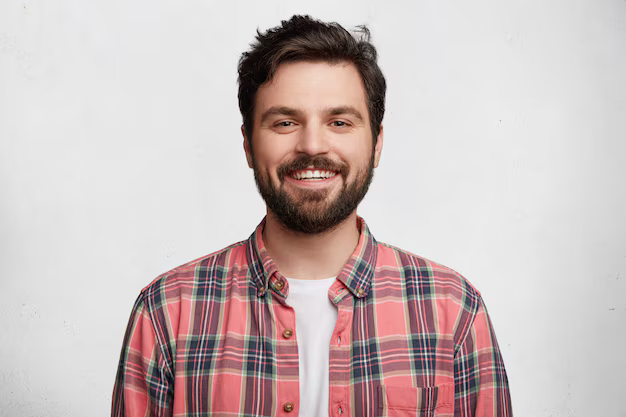
#> input picture Deep Learning/Paper 2 - LatentSync - Lip Sync/person.png, 626 x 417 px, found by its file name
$ jupyter execute --allow-errors 'LatentSync - Lip Sync.ipynb'   (shell and % lines are left out)
#> lines starting #> are read from the running program, lines starting #| are printed output that depends on the picture
# LatentSync: Audio Conditioned Latent Diffusion Models for Lip Sync

This notebook provides a comprehensive summary and a simplified implementation of the paper "LatentSync: Audio Conditioned Latent Diffusion Models for Lip Sync." The paper presents an end-to-end framework to generate lip-synced video frames using latent diffusion models, bypassing intermediate motion representations. This notebook explains the main ideas, discusses important mathematical formulas, and implements a toy diffusion process to illustrate the core concepts.

## Paper Summary

The paper *LatentSync: Audio Conditioned Latent Diffusion Models for Lip Sync* introduces a novel approach for generating lip-synced videos by leveraging latent diffusion models. Traditional methods for lip sync typically rely on intermediate representations—such as motion vectors, facial landmarks, or two-stage generation approaches—to produce the final video. In contrast, LatentSync eliminates the need for such intermediate steps by directly modeling the audio-visual correlation in the latent space using the powerful Stable Diffusion framework.

A key innovation of the paper is the introduction of Temporal Representation Alignment **(TREPA)**, which uses a large-scale self-supervised video model **(VideoMAE-v2)** to extract temporal representations from generated video frames. By aligning these temporal features with those from the ground truth frames, the method ensures high temporal consistency. This is crucial in applications such as dubbing, virtual avatars, and video conferencing, where even small inconsistencies in lip motion can break the realism of the video.

Another challenge addressed in the paper is the convergence issue of SyncNet, a network used to supervise lip-sync accuracy. The authors perform comprehensive ablation studies to understand the factors affecting SyncNet training, including the effects of batch size, number of input frames, and architectural choices. They demonstrate that pixel-space supervision (as opposed to latent space supervision) yields better convergence and lip-sync accuracy.

The training process is divided into two stages. In the first stage, the model is trained to reconstruct latent representations using a simple reconstruction loss, thereby capturing robust visual features from large batches of data. In the second stage, additional losses—including SyncNet loss, LPIPS loss for perceptual quality, and TREPA loss for temporal consistency—are added to fine-tune the model for accurate lip synchronization.

Several key mathematical formulations underpin the approach. For example, one of the central equations describes the denoising step in the latent diffusion process:

$$
\hat{z}_0 = \frac{z_t - \sqrt{1-\bar{\alpha}_t}\,\epsilon_\theta(z_t)}{\sqrt{\bar{\alpha}_t}},
$$

where $z_t$ is the noisy latent variable at time $t$, $\epsilon_\theta(z_t)$ is the predicted noise, and $\bar{\alpha}_t$ represents the cumulative noise schedule. In addition, the overall training loss is defined as a weighted sum of several components, ensuring that the network learns to produce not only visually convincing images but also temporally consistent and accurately lip-synced outputs.

>In summary, the LatentSync framework represents a significant advancement in lip-sync generation by addressing both visual quality and temporal consistency in a unified end-to-end approach. The paper’s insights into training dynamics, particularly regarding SyncNet convergence, provide valuable guidance for future research in diffusion-based generative models. For more details, you can read the original paper [here](https://arxiv.org/abs/2412.09262v1).

## Mathematical Formulations

Here are three of the central mathematical formulas presented in the paper:

1. **Denoising Step:**

   This step estimates the clean latent $\hat{z}_0$ from the noisy latent $z_t$:

   $$
   \hat{z}_0 = \frac{z_t - \sqrt{1-\bar{\alpha}_t}\,\epsilon_\theta(z_t)}{\sqrt{\bar{\alpha}_t}}
   $$

   Here, $\epsilon_\theta(z_t)$ is the model’s prediction of the noise and $\bar{\alpha}_t$ is a cumulative product of noise coefficients.

2. **Simple Reconstruction Loss:**

   The loss that guides the model to predict the added noise correctly is given by:

   $$
   L_{\text{simple}} = \mathbb{E}_{x, A, \epsilon \sim \mathcal{N}(0,1), t}\left[ \|\epsilon - \epsilon_\theta(z_t, t, \tau_\theta(A))\|^2_2 \right]
   $$

3. **Total Loss Function:**

   The overall loss is a combination of several terms:

   $$
   L_{\text{total}} = \lambda_1 L_{\text{simple}} + \lambda_2 L_{\text{sync}} + \lambda_3 L_{\text{lpips}} + \lambda_4 L_{\text{trepa}}
   $$

   Each term is responsible for a different aspect of the training—ensuring reconstruction fidelity, lip-sync accuracy, perceptual quality, and temporal consistency.

## Implementation Overview

In the code cells below, we implement a toy simulation of a latent diffusion process. This simplified example does the following:

- **Noise Addition:** Given a simple latent vector, noise is added gradually according to a noise schedule.
- **Denoising:** A dummy function simulates the model's noise prediction and performs the denoising step using the formula above.
- **Loss Computation:** A simple L2 loss is computed between the true noise and the predicted noise.
- **Visualization:** The notebook plots the original latent, the noisy version, and the denoised estimate. It also shows the loss evolution over diffusion steps.

While this implementation is highly simplified compared to the full LatentSync framework, it demonstrates the core ideas and provides a basis for further experimentation.

[cell 1]
import numpy as np
import matplotlib.pyplot as plt
import math

# Set random seed for reproducibility
np.random.seed(102)

##############################################
# Noise Schedule and Denoising Functions   #
##############################################

def compute_alpha_bar(t, alpha_start=0.9, alpha_end=0.1):
    """Compute the cumulative noise coefficient \(\bar{\alpha}_t\) at time t."""
    return alpha_start * (alpha_end / alpha_start) ** t

def epsilon_theta(z, t):
    """Dummy noise prediction function. In a real model, this would be a neural network."""
    # For simplicity, we return a scaled version of the input noise
    return 0.5 * z

# Denoising step using the formula:
$$ \hat{z}_0 = \frac{z_t - \sqrt{1-\bar{\alpha}_t} \cdot \epsilon_\theta(z_t)}{\sqrt{\bar{\alpha}_t}} $$

[cell 2]
def denoise(z_t, t):
    alpha_bar = compute_alpha_bar(t)
    predicted_noise = epsilon_theta(z_t, t)
    z0_hat = (z_t - math.sqrt(1 - alpha_bar) * predicted_noise) / math.sqrt(alpha_bar)
    return z0_hat

def add_noise(z0, t, noise_level=1.0):
    """Add noise to the latent representation z0 based on time t."""
    alpha_bar = compute_alpha_bar(t)
    noise = np.random.normal(0, noise_level, size=z0.shape)
    z_t = math.sqrt(alpha_bar) * z0 + math.sqrt(1 - alpha_bar) * noise
    return z_t, noise

[cell 3]
##############################################
# Toy Diffusion Process Simulation           #
##############################################

def simulate_diffusion_process(z0, t_steps=10):
    """Simulate the process of adding noise over multiple time steps."""
#> called with z0 = array of shape (50,), t_steps = 100
    zs = []
    noises = []
    z = z0
    for t in np.linspace(0.1, 1.0, t_steps):
        z, noise = add_noise(z, t)
        zs.append(z)
        noises.append(noise)
    return zs, noises

# Define a simple latent vector (for demonstration, a 1D array)
z0 = np.linspace(0, 1, 50)  # a latent representation with 50 points

# Simulate the diffusion process over a number of time steps
t_steps = 100
zs, noises = simulate_diffusion_process(z0, t_steps=t_steps)

# Use the final noisy latent for denoising
t_final = 1.0
z_final_noisy = zs[-1]
z0_hat = denoise(z_final_noisy, t_final)

##############################################
# Visualization of Diffusion Process         #
##############################################

plt.figure(figsize=(12, 6))
plt.plot(z0, label='Original z0', linewidth=2)
plt.plot(z_final_noisy, label='Noisy z_final', linestyle='--')
plt.plot(z0_hat, label='Denoised z0_hat', linestyle=':')
plt.title('Toy Diffusion Process Simulation')
plt.xlabel('Latent Dimension Index')
plt.ylabel('Latent Value')
plt.legend()
plt.show()
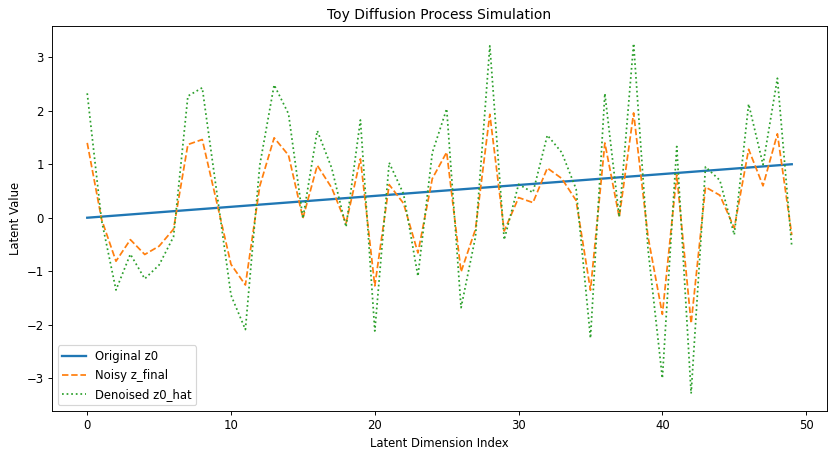
#> figure drawn by matplotlib, 1 panel; curve peaks at x = 49, y = 1; curve peaks at x = 38, y = 1.96; curve peaks at x = 38, y = 3.26

[cell 4]
# Additional experiments: Loss computation and multi-step denoising

def compute_loss(true_noise, z_t, t):
    """Compute a simple L2 loss between the true noise and the predicted noise."""
    pred_noise = epsilon_theta(z_t, t)
    loss = np.mean((true_noise - pred_noise) ** 2)
    return loss

# Compute loss at each diffusion step
losses = []
t_values = np.linspace(0.1, 1.0, t_steps)
for idx, t in enumerate(t_values):
    z_t, true_noise = add_noise(z0, t)
    loss = compute_loss(true_noise, z_t, t)
    losses.append(loss)
    print(f"Step {idx+1}, t={t:.2f}, Loss: {loss:.4f}")

# Plot loss evolution over the diffusion steps
plt.figure(figsize=(10, 4))
plt.plot(t_values, losses, marker='o')
plt.title('Loss over Diffusion Steps')
plt.xlabel('t')
plt.ylabel('Loss')
plt.grid(True)
plt.show()
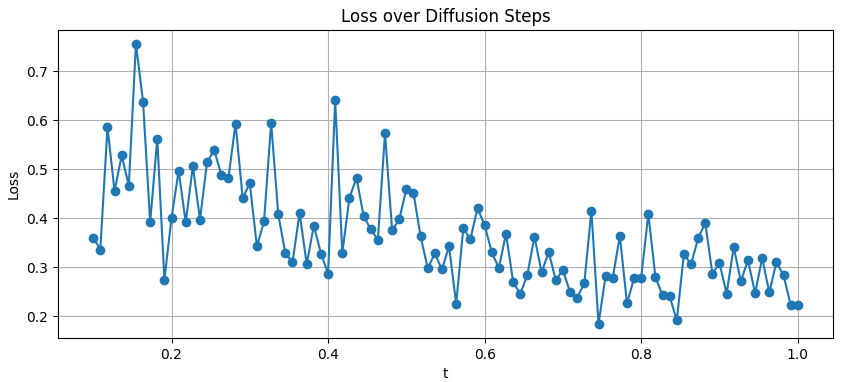
#> figure drawn by matplotlib, 1 panel; curve peaks at x = 0.155, y = 0.756

def multi_step_denoise(z_noisy, t_steps):
    """Perform a multi-step denoising process on the noisy latent representation."""
#> called with z_noisy = array of shape (50,), t_steps = 10
    intermediate_denoised = []
    z = z_noisy
    for t in np.linspace(0.1, 1.0, t_steps):
        z = denoise(z, t)
        intermediate_denoised.append(z)
    return intermediate_denoised

# Apply multi-step denoising to the final noisy latent
intermediate_results = multi_step_denoise(z_final_noisy, t_steps=10)

# Plot intermediate denoising results
plt.figure(figsize=(12, 6))
for i, z_intermediate in enumerate(intermediate_results):
    plt.plot(z_intermediate, label=f'Step {i+1}')
plt.title('Intermediate Denoising Results')
plt.xlabel('Latent Dimension Index')
plt.ylabel('Latent Value')
plt.legend()
plt.show()
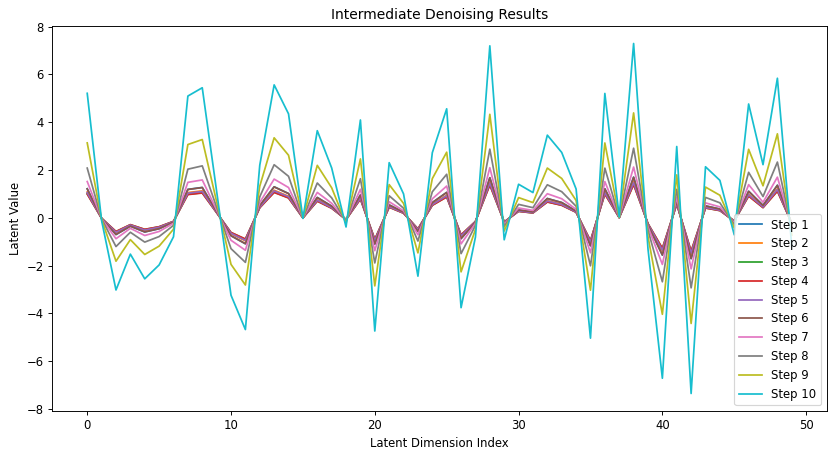
#> figure drawn by matplotlib, 1 panel; curve peaks at x = 38, y = 1.7; curve peaks at x = 38, y = 1.51; curve peaks at x = 38, y = 1.4

[cell 5]
from PIL import Image
import cv2

def load_and_align_image(image_path):
    # Load image using OpenCV or PIL
#> called with image_path = '/content/person.png'
    image = cv2.imread(image_path)
#> image is the input picture: shape (417, 626, 3); mean B, G, R 187.3, 188, 202.4
    image = cv2.cvtColor(image, cv2.COLOR_BGR2RGB)
    return image

face_image = load_and_align_image('/content/person.png')
plt.imshow(face_image)
plt.title("Input Face Image")
plt.axis('off')
plt.show()

[cell 6]
import librosa

def load_audio(audio_path, sr=16000):
    try:
        y, sr = librosa.load(audio_path, sr=sr)
        if y is None or len(y) == 0:
            raise ValueError("Loaded audio signal is empty")
        mel_spec = librosa.feature.melspectrogram(y=y, sr=sr, n_mels=80)
        return y, mel_spec
    except Exception as e:
        print("Error loading audio:", e)
        return None, None

#> (the rest of this cell did not finish here and is left out)

[cell 7]
#!git clone https://github.com/bytedance/LatentSync.git
#%cd LatentSync

### Now to combine them we should follow the instructions on the [Github page](https://github.com/bytedance/LatentSync)

I tried to run it here in Colab but I could not get it to work here.

The idea is to run this code and execute the inference.py, located in scripts folder of LatentSync - LatentSync/scripts/inference.py

Another solution is to run it with Wav2Lip.
I have both solutions below, but they shall be ran outside of Colab (or by someone with more knowledge of Colab :D)

[cell 8]
import subprocess
from IPython.display import Video

def run_latentsync_inference(face_img_path, audio_path,
                             checkpoint_path="/content/LatentSync/checkpoints/latentsync_unet.pt",
                             syncnet_checkpoint_path="/content/LatentSync/checkpoints/latentsync_syncnet.pt",
                             output_path="/content/output_lipsynced_video.mp4",
                             working_dir="/content/LatentSync"):
    command = [
        "python", "scripts/inference.py",
        "--checkpoint_path", checkpoint_path,
        "--syncnet_checkpoint_path", syncnet_checkpoint_path,
        "--face", face_img_path,
        "--audio", audio_path,
        "--outfile", output_path
    ]
    result = subprocess.run(command, capture_output=True, text=True, cwd=working_dir)
    print("STDOUT:\n", result.stdout)
    print("STDERR:\n", result.stderr)
    if result.returncode != 0:
        raise subprocess.CalledProcessError(result.returncode, command, output=result.stdout, stderr=result.stderr)
    return output_path

#> (the rest of this cell did not finish here and is left out)

Here is the second solution

[cell 9]
# Step 1: Clone the repo
%cd Wav2Lip

# Step 2: Download the pretrained checkpoint as per the repository instructions
# You can download the checkpoint manually from the provided link in the repository's README,
# then place it in the 'checkpoints' folder (e.g., 'checkpoints/wav2lip_gan.pth').

# Step 3: Run the Wav2Lip inference using a subprocess call.
import subprocess
from IPython.display import Video

def wav2lip_inference(face_img_path, audio_path, checkpoint_path="checkpoints/wav2lip_gan.pth", output_path="/content/output_lipsynced_video.mp4"):
    """
    Runs the Wav2Lip inference script and returns the path to the generated video.

    face_img_path: Path to the input face image or video.
    audio_path: Path to the input audio file.
    checkpoint_path: Path to the pretrained Wav2Lip checkpoint.
    output_path: Path where the output video will be saved.
    """
#> called with face_img_path = '/content/person.png', audio_path = 'audio.wav', checkpoint_path = 'checkpoints/wav2lip_gan.pth', output_path = '/content/output_lipsynced_video.mp4'
    command = [
        "python", "inference.py",
        "--checkpoint_path", checkpoint_path,
        "--face", face_img_path,
        "--audio", audio_path,
        "--outfile", output_path
    ]
    subprocess.run(command, check=True)
#> (this line was passed over: subprocess is not available in this run)
